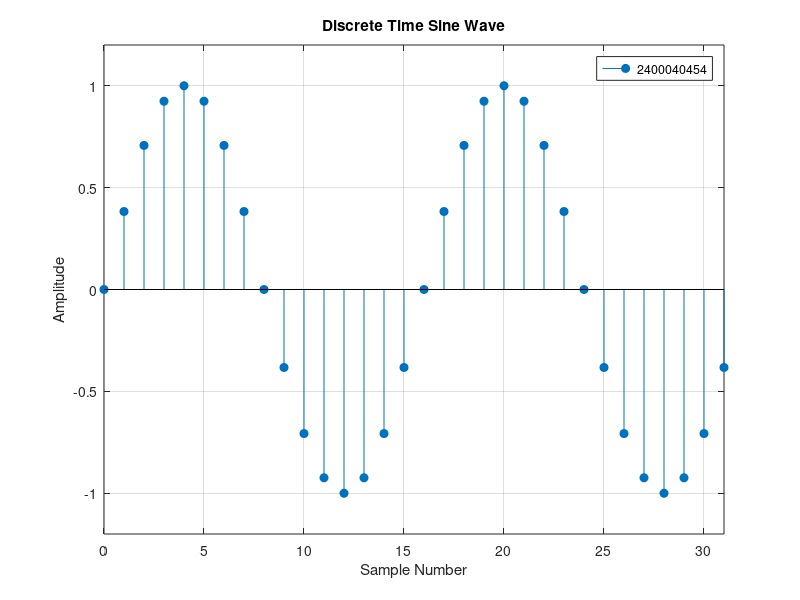

Source code (MATLAB):
clc;
clear all;
close all;

n = 0:31;
a = 1;
f = 1/16;
phi = 0;

y = a*sin(2*pi*f*n + phi);

stem(n,y,'filled');
grid on;
xlabel('Sample Number');
ylabel('Amplitude');
title('Discrete Time Sine Wave');
legend('2400040454');
axis([0 31 -1.2 1.2]);
